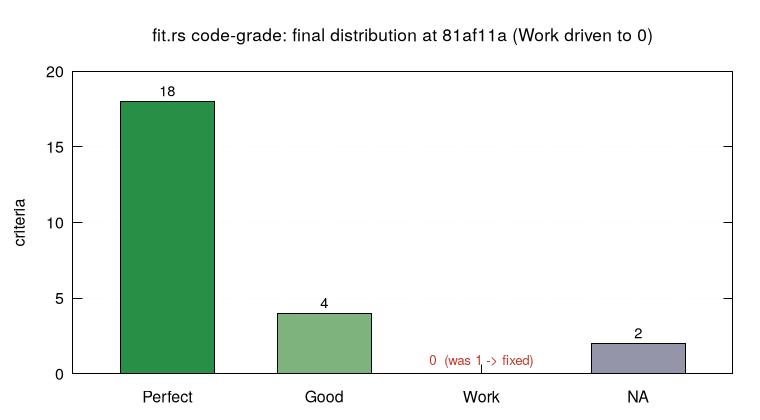

Reproduce this figure in gnuplot.
set terminal pngcairo size 760,420 font "Helvetica,12"
set output "_illustrate-658/grades.png"
set title "fit.rs code-grade: final distribution at 81af11a (Work driven to 0)" font "Helvetica,13"
set style fill solid 1.0 border -1
set boxwidth 0.6
set yrange [0:20]
set xrange [-0.6:3.6]
set ylabel "criteria"
set grid ytics lc rgb "#cccccc"
unset key
set xtics ("Perfect" 0, "Good" 1, "Work" 2, "NA" 3) nomirror
# x value color(int)
$d << EOD
0 18 2592838
1 4 8369022
2 0 12606522
3 2 9803178
EOD
set label "18" at 0,18.7 center font "Helvetica,11"
set label "4"  at 1,4.7  center font "Helvetica,11"
set label "0  (was 1 -> fixed)" at 2,0.9 center font "Helvetica,10" tc rgb "#c0392b"
set label "2" at 3,2.7 center font "Helvetica,11"
plot $d using 1:2:3 with boxes lc rgb variable
